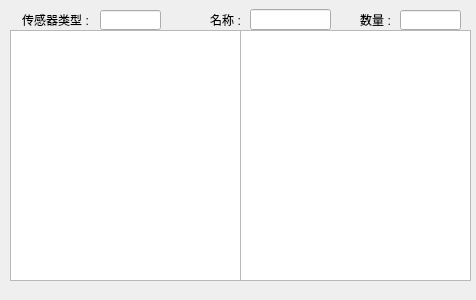
<?xml version="1.0" encoding="UTF-8"?>
<ui version="4.0">
 <class>realtime_presser</class>
 <widget class="QDialog" name="realtime_presser">
  <property name="geometry">
   <rect>
    <x>0</x>
    <y>0</y>
    <width>476</width>
    <height>300</height>
   </rect>
  </property>
  <property name="windowTitle">
   <string>Dialog</string>
  </property>
  <widget class="QLineEdit" name="cgq_type_lineEdit_">
   <property name="geometry">
    <rect>
     <x>100</x>
     <y>10</y>
     <width>61</width>
     <height>20</height>
    </rect>
   </property>
  </widget>
  <widget class="QLabel" name="cgq_type_lable">
   <property name="geometry">
    <rect>
     <x>10</x>
     <y>10</y>
     <width>91</width>
     <height>21</height>
    </rect>
   </property>
   <property name="text">
    <string>&lt;html&gt;&lt;head/&gt;&lt;body&gt;&lt;p align=&quot;center&quot;&gt;传感器类型 :&lt;/p&gt;&lt;/body&gt;&lt;/html&gt;</string>
   </property>
  </widget>
  <widget class="QLineEdit" name="name_lineEdit">
   <property name="geometry">
    <rect>
     <x>250</x>
     <y>9</y>
     <width>81</width>
     <height>21</height>
    </rect>
   </property>
  </widget>
  <widget class="QTableView" name="tableView_2">
   <property name="geometry">
    <rect>
     <x>240</x>
     <y>30</y>
     <width>231</width>
     <height>251</height>
    </rect>
   </property>
  </widget>
  <widget class="QLabel" name="Number_lable">
   <property name="geometry">
    <rect>
     <x>330</x>
     <y>10</y>
     <width>91</width>
     <height>21</height>
    </rect>
   </property>
   <property name="text">
    <string>&lt;html&gt;&lt;head/&gt;&lt;body&gt;&lt;p align=&quot;center&quot;&gt;数量 :&lt;/p&gt;&lt;/body&gt;&lt;/html&gt;</string>
   </property>
  </widget>
  <widget class="QTableView" name="tableView">
   <property name="geometry">
    <rect>
     <x>10</x>
     <y>30</y>
     <width>231</width>
     <height>251</height>
    </rect>
   </property>
  </widget>
  <widget class="QLabel" name="name_label">
   <property name="geometry">
    <rect>
     <x>180</x>
     <y>10</y>
     <width>91</width>
     <height>21</height>
    </rect>
   </property>
   <property name="text">
    <string>&lt;html&gt;&lt;head/&gt;&lt;body&gt;&lt;p align=&quot;center&quot;&gt;名称 :&lt;/p&gt;&lt;/body&gt;&lt;/html&gt;</string>
   </property>
  </widget>
  <widget class="QLineEdit" name="Number_lineEdit">
   <property name="geometry">
    <rect>
     <x>400</x>
     <y>10</y>
     <width>61</width>
     <height>20</height>
    </rect>
   </property>
  </widget>
 </widget>
 <resources/>
 <connections/>
</ui>
